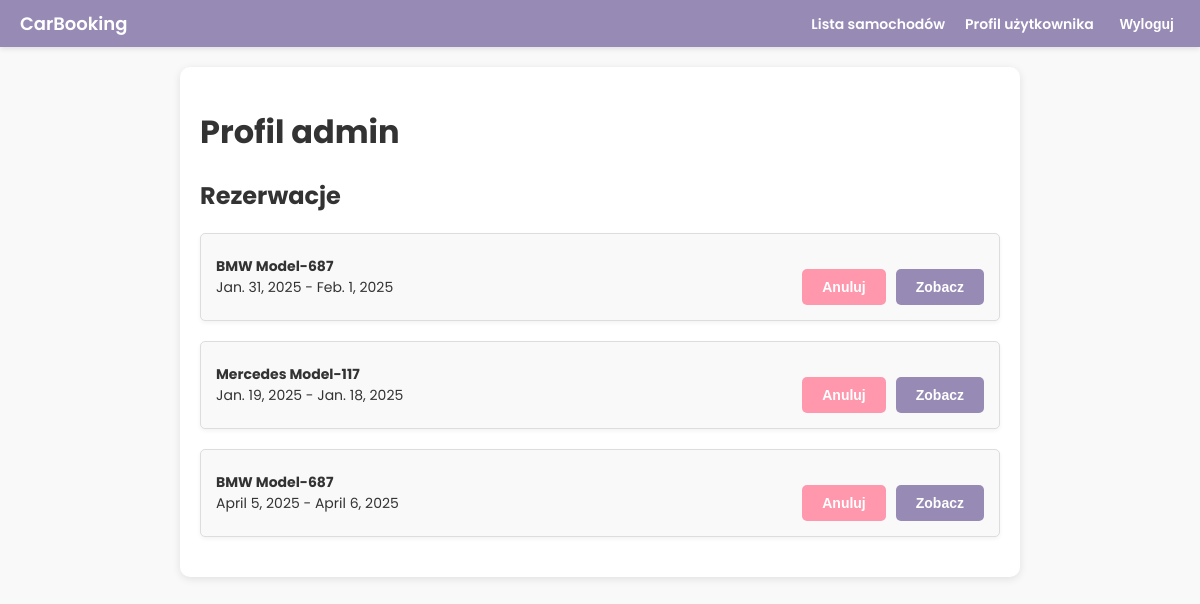
The app's page /management/user/1/, older data.
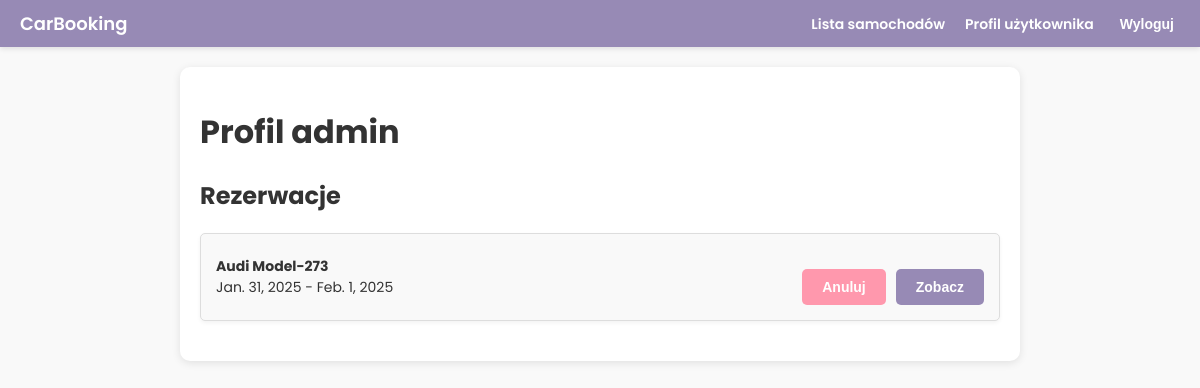
The same page, newer data.
### management/models.py (models this page shows)
class User(AbstractUser):
    pass

### cars/models.py (models this page shows, shortened)
class Reservation(models.Model):
    car = models.ForeignKey(Car, on_delete=models.PROTECT, related_name="reservations")
    user = models.ForeignKey(User, on_delete=models.CASCADE)
    start_date = models.DateField(verbose_name="Początek rezerwacji")
    end_date = models.DateField(verbose_name="Koniec rezerwacji")

class Car(models.Model):
    TRANSMISSION_CHOICES = [
        ("manual", "Manualna"),
        ("automatic", "Automatyczna"),
    ]
    FUEL_TYPE_CHOICES = [
        ("petrol", "Benzyna"),
        ("diesel", "Diesel"),
        ("electric", "Elektryczny"),
        ("hybrid", "Hybrydowy"),
    ]
    CAR_TYPE_CHOICES = [
        ("sedan", "Sedan"),
        ("hatchback", "Hatchback"),
        ("suv", "SUV"),
        ("coupe", "Coupe"),
        ("convertible", "Kabriolet"),
        ("wagon", "Kombi"),
    ]
    DOORS_CHOICES = [(2, 2), (3, 3), (4, 4), (5, 5)]
    SEATS_CHOICES = [(2, 2), (3, 3), (4, 4), (5, 5), (6, 6), (7, 7), (8, 8), (9, 9)]
    brand = models.CharField(max_length=50)
    model = models.CharField(max_length=50)
    year = models.PositiveIntegerField(
        validators=[MinValueValidator(1999), MaxValueValidator(2025)]
    )
    daily_rate = models.DecimalField(max_digits=10, decimal_places=2)
    doors = models.PositiveIntegerField(choices=DOORS_CHOICES)
    car_type = models.CharField(max_length=20, choices=CAR_TYPE_CHOICES)
    transmission = models.CharField(max_length=10, choices=TRANSMISSION_CHOICES)
    seats = models.PositiveIntegerField(choices=SEATS_CHOICES)
    fuel_type = models.CharField(max_length=10, choices=FUEL_TYPE_CHOICES)
    trunk_size = models.PositiveIntegerField(help_text="Pojemność bagażnika w litrach")
    image = models.CharField(max_length=255, blank=True, null=True)
    @property
    def name(self) -> str:
        return f"{self.brand} {self.model}"

### management/views.py (the view)
# urls.py: path("user/<int:pk>/", UserDetailView.as_view(), name="user-detail"),
class UserDetailView(DetailView):
    model = User
    template_name = "user_detail.html"
    def get_context_data(self, **kwargs: Any):
        context = super().get_context_data(**kwargs)
        context["reservations"] = Reservation.objects.filter(
            user_id=self.object.id, start_date__gte=now()
        )
        return context

### management/templates/user_detail.html (shortened to what this page needs)
<!DOCTYPE html>
<html lang="pl">
<head>
    {% load static %}
    <link rel="stylesheet" href="{% static 'css/styles.css' %}">
</head>
<body>
    <div class="top-bar">
        <a href="{% url 'cars-list' %}" class="logo">CarBooking</a>
        <div class="nav-links">
            <a href="{% url 'cars-list' %}">Lista samochodów</a>
            <a href="{% url 'user-detail' object.id %}">Profil użytkownika</a>
            <form method="post" action="{% url 'logout' %}" style="margin: 0;">
                <button type="submit" class="logout-btn">Wyloguj</button>
            </form>
        </div>
    </div>
    <div class="user-container">
        <h1>Profil {{ object.username }}</h1>
        <h2>Rezerwacje</h2>
        <ul>
            {% for res in reservations %}
            <li>
                <div class="reservation-details">
                    <div class="reservation-info">
                        <strong>{{ res.car.name }}</strong>
                        <br> {{ res.start_date }} - {{ res.end_date }}
                    </div>
                    <div class="reservation-action">
                        <form method="POST" action="{% url 'delete-reservation' res.id %}">
                            <button type="submit" class="btn btn-danger">Anuluj</button>
                        </form>
                        <form action="{% url 'reservation-detail' res.id %}">
                            <button class="btn btn-reservation-detail">Zobacz</button>
                        </form>
                    </div>
                </div>
            </li>
            {% empty %}
            <li>Nie masz rezerwacji</li>
            {% endfor %}
        </ul>
    </div>
</body>
</html>

### static/css/styles.css (style rules this page uses)
body { background-color: #f9f9f9; color: #333; font-family: 'Poppins', sans-serif; margin: 0; padding: 0; }
.btn { background-color: #978AB5; border: none; border-radius: 5px; color: #fff; cursor: pointer; display: inline-block; font-size: 14px; font-weight: 600; margin-top: 20px; padding: 10px 20px; text-align: center; text-decoration: none; transition: background-color 0.3s ease; }
.btn-danger { background-color: #FF98AD; }
.reservation-action { display: flex; gap: 10px; }
.reservation-details { align-items: center; display: flex; justify-content: space-between; }
.reservation-info { font-size: 14px; }
.top-bar { align-items: center; background-color: #978AB5; box-shadow: 0 2px 5px rgba(0, 0, 0, 0.1); color: white; display: flex; justify-content: space-between; padding: 10px 20px; }
.top-bar .logo { color: white; font-size: 18px; font-weight: 600; text-decoration: none; }
.top-bar .logout-btn { background: none; border: none; color: white; cursor: pointer; font-size: 14px; font-weight: 600; transition: color 0.3s ease; }
.top-bar .nav-links { display: flex; gap: 20px; }
.top-bar .nav-links a { color: white; font-size: 14px; font-weight: 600; text-decoration: none; transition: color 0.3s ease; margin-top: 3px; }
ul { list-style: none; padding: 0; }
ul li { background-color: #f9f9f9; border: 1px solid #ddd; border-radius: 5px; box-shadow: 0 2px 4px rgba(0, 0, 0, 0.05); margin-bottom: 20px; padding: 15px; }
.user-container { max-width: 800px; margin: 20px auto; padding: 20px; background-color: #fff; border-radius: 10px; box-shadow: 0 2px 8px rgba(0, 0, 0, 0.1); }

Row changes from the older to the newer data that the page shows:
removed Reservation: car.name "BMW Model-687", start_date "Jan. 31, 2025", end_date "Feb. 1, 2025"
removed Reservation: car.name "Mercedes Model-117", start_date "Jan. 19, 2025", end_date "Jan. 18, 2025"
removed Reservation: car.name "BMW Model-687", start_date "April 5, 2025", end_date "April 6, 2025"
added Reservation: car.name "Audi Model-273", start_date "Jan. 31, 2025", end_date "Feb. 1, 2025"
